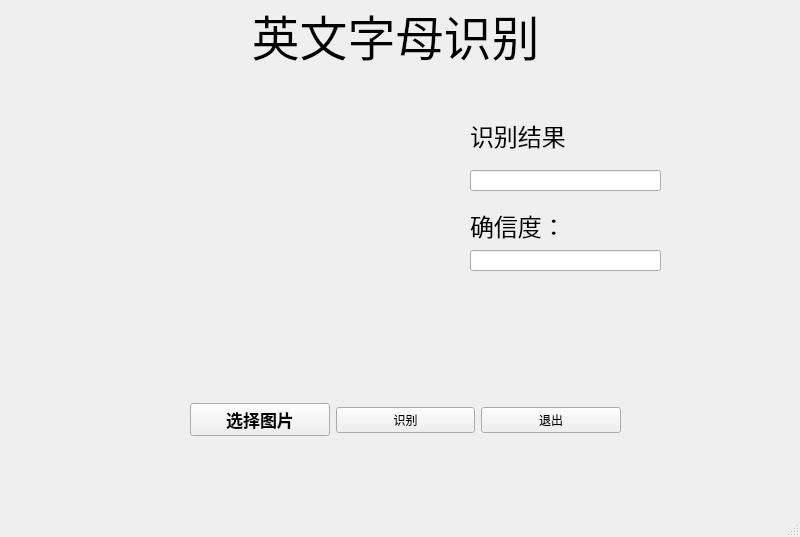
<?xml version="1.0" encoding="UTF-8"?>
<ui version="4.0">
 <class>MainWindow</class>
 <widget class="QMainWindow" name="MainWindow">
  <property name="geometry">
   <rect>
    <x>0</x>
    <y>0</y>
    <width>800</width>
    <height>537</height>
   </rect>
  </property>
  <property name="windowTitle">
   <string>MainWindow</string>
  </property>
  <widget class="QWidget" name="centralwidget">
   <widget class="QLabel" name="imageLabel">
    <property name="geometry">
     <rect>
      <x>120</x>
      <y>120</y>
      <width>200</width>
      <height>200</height>
     </rect>
    </property>
    <property name="text">
     <string/>
    </property>
    <property name="alignment">
     <set>Qt::AlignCenter</set>
    </property>
   </widget>
   <widget class="QLabel" name="title">
    <property name="geometry">
     <rect>
      <x>250</x>
      <y>10</y>
      <width>291</width>
      <height>51</height>
     </rect>
    </property>
    <property name="font">
     <font>
      <family>Kaiti SC</family>
      <pointsize>36</pointsize>
     </font>
    </property>
    <property name="text">
     <string>英文字母识别</string>
    </property>
    <property name="alignment">
     <set>Qt::AlignCenter</set>
    </property>
   </widget>
   <widget class="QLabel" name="resultLabel">
    <property name="geometry">
     <rect>
      <x>470</x>
      <y>120</y>
      <width>101</width>
      <height>31</height>
     </rect>
    </property>
    <property name="font">
     <font>
      <pointsize>18</pointsize>
     </font>
    </property>
    <property name="text">
     <string>识别结果：</string>
    </property>
   </widget>
   <widget class="QLineEdit" name="result">
    <property name="geometry">
     <rect>
      <x>470</x>
      <y>170</y>
      <width>191</width>
      <height>21</height>
     </rect>
    </property>
    <property name="readOnly">
     <bool>true</bool>
    </property>
   </widget>
   <widget class="QWidget" name="horizontalLayoutWidget">
    <property name="geometry">
     <rect>
      <x>190</x>
      <y>380</y>
      <width>431</width>
      <height>80</height>
     </rect>
    </property>
    <layout class="QHBoxLayout" name="horizontalLayout">
     <item>
      <widget class="QPushButton" name="openButton">
       <property name="font">
        <font>
         <family>Microsoft YaHei UI Light</family>
         <pointsize>13</pointsize>
         <weight>75</weight>
         <italic>false</italic>
         <bold>true</bold>
        </font>
       </property>
       <property name="styleSheet">
        <string notr="true">font: 13pt &quot;Microsoft YaHei UI Light&quot;;
background-color: rgb(1, 90, 255);
color: white;
font-weight: bold;
loginButton hover{
	background-color: rgb(53, 148, 255)
}</string>
       </property>
       <property name="text">
        <string>选择图片</string>
       </property>
      </widget>
     </item>
     <item>
      <widget class="QPushButton" name="recButton">
       <property name="styleSheet">
        <string notr="true">font: 13pt &quot;Microsoft YaHei UI Light&quot;;
background-color: rgb(1, 90, 255);
color: white;
font-weight: bold;
loginButton hover{
	background-color: rgb(53, 148, 255)
}</string>
       </property>
       <property name="text">
        <string>识别</string>
       </property>
      </widget>
     </item>
     <item>
      <widget class="QPushButton" name="exitButton">
       <property name="styleSheet">
        <string notr="true">font: 13pt &quot;Microsoft YaHei UI Light&quot;;
background-color: rgb(255, 255, 255);
color: black;
font-weight: bold;
loginButton hover{
	background-color: rgb(255, 255, 255)
}</string>
       </property>
       <property name="text">
        <string>退出</string>
       </property>
      </widget>
     </item>
    </layout>
   </widget>
   <widget class="QLabel" name="rateLabel">
    <property name="geometry">
     <rect>
      <x>470</x>
      <y>210</y>
      <width>101</width>
      <height>31</height>
     </rect>
    </property>
    <property name="font">
     <font>
      <pointsize>18</pointsize>
     </font>
    </property>
    <property name="text">
     <string>确信度：</string>
    </property>
   </widget>
   <widget class="QLineEdit" name="rate">
    <property name="geometry">
     <rect>
      <x>470</x>
      <y>250</y>
      <width>191</width>
      <height>21</height>
     </rect>
    </property>
    <property name="readOnly">
     <bool>true</bool>
    </property>
   </widget>
  </widget>
  <widget class="QMenuBar" name="menubar">
   <property name="geometry">
    <rect>
     <x>0</x>
     <y>0</y>
     <width>800</width>
     <height>22</height>
    </rect>
   </property>
  </widget>
  <widget class="QStatusBar" name="statusbar"/>
 </widget>
 <resources/>
 <connections/>
</ui>
